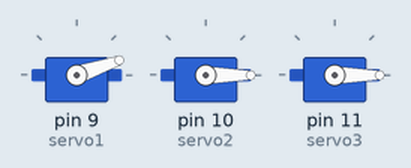
Recording of a sketch running on a simulated Arduino Uno, built with avr-gcc and run on an emulated ATmega328P. Parts: 3 × servo. Random numbers use the default seed unless the sketch sets one.

Above: at 0.05 s.
At 0.35 s:
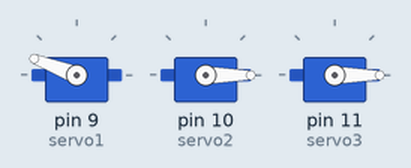
At 0.7 s:
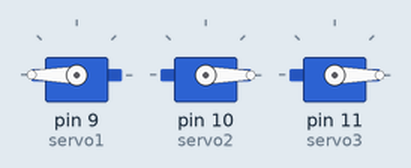
At 1.4 s:
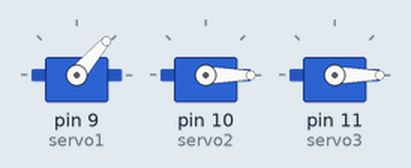
Timing chart, 0 to 14.9 s (numbered marks = the images above):
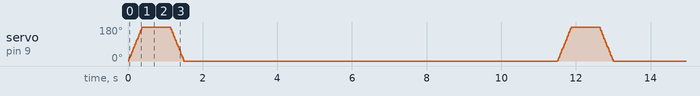

The sketch:

MotorCheck.ino
```cpp
#include<Servo.h>
Servo servo1, servo2, servo3;
int pos=0;
void setup() {
  // put your setup code here, to run once:

  servo1.attach(9);
  servo2.attach(10);
  servo3.attach(11);
}

void loop() {
  // put your main code here, to run repeatedly:
servo1.write(0); servo2.write(0); servo3.write(0);
   int x=random(9,12);
   x =9;

   if(x==9){
      for(int i=0; i<=360; i++){
        servo1.write(i); delay(2);
      }
      for(int i=360; i>=0; i--){
        servo1.write(i); delay(2);
      }
   }

   if(x==10){
      for(int i=0; i<=360; i++){
        servo2.write(i); delay(2);
      }
      for(int i=360; i>=0; i--){
        servo2.write(i); delay(2);
      }
   }

   if(x==11){
      for(int i=0; i<=360; i++){
        servo3.write(i); delay(2);
      }
      for(int i=360; i>=0; i--){
        servo3.write(i); delay(2);
      }
   }

   servo1.write(0); servo2.write(0); servo3.write(0);

   delay(10000);
}
```
